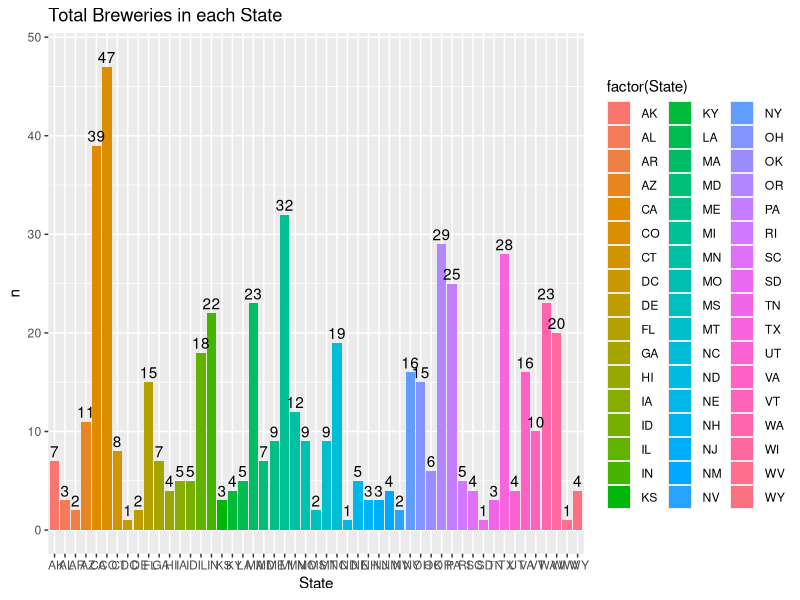
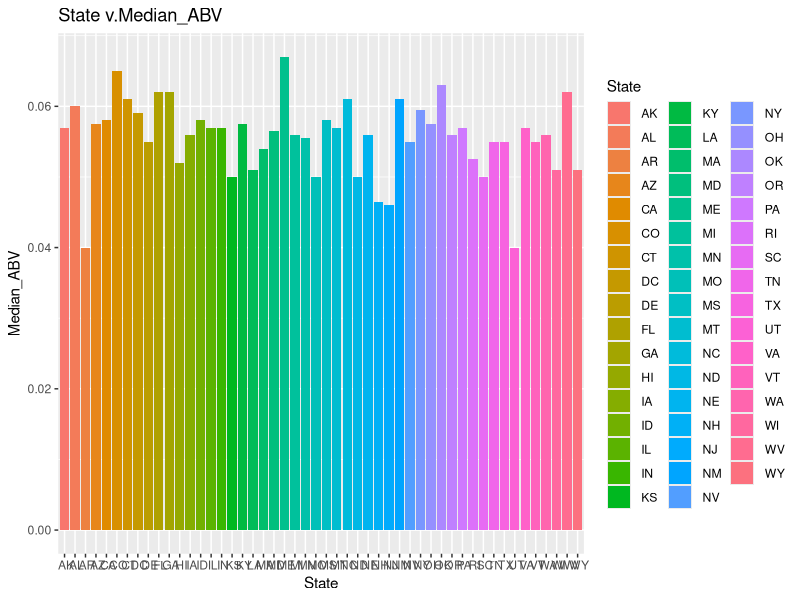
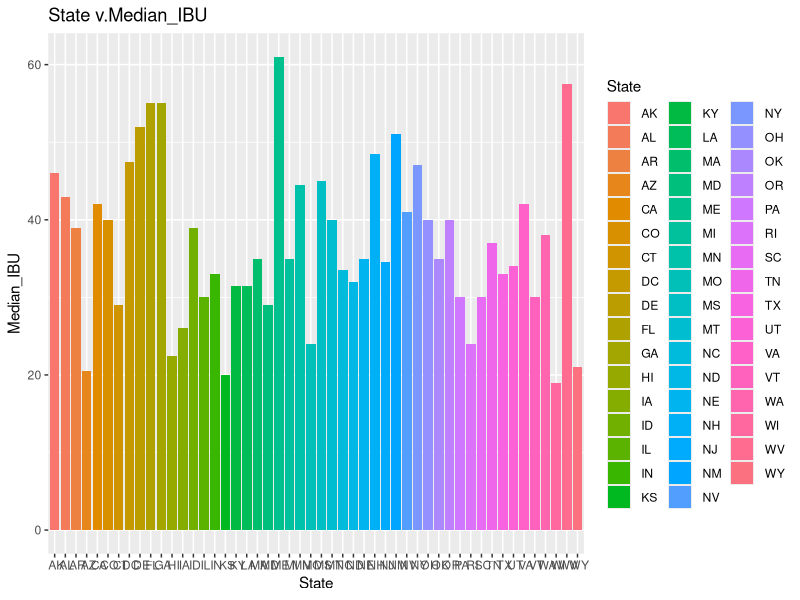
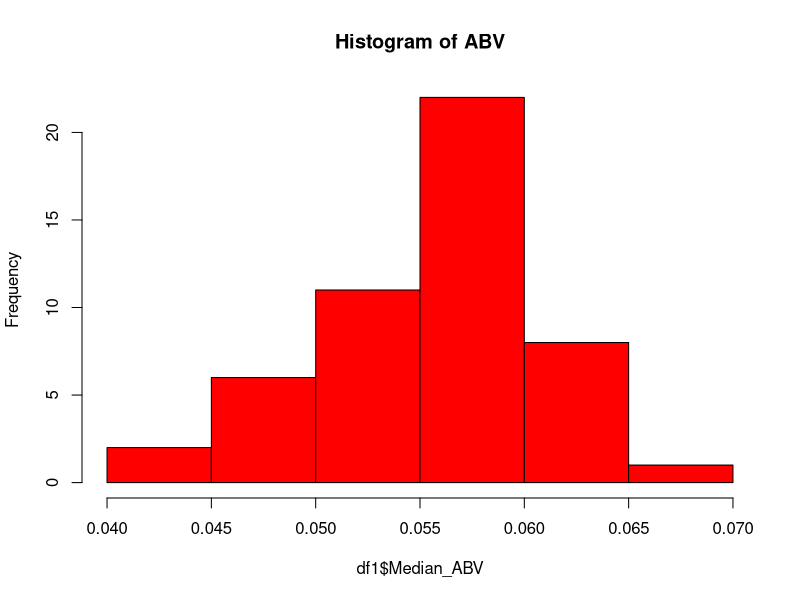
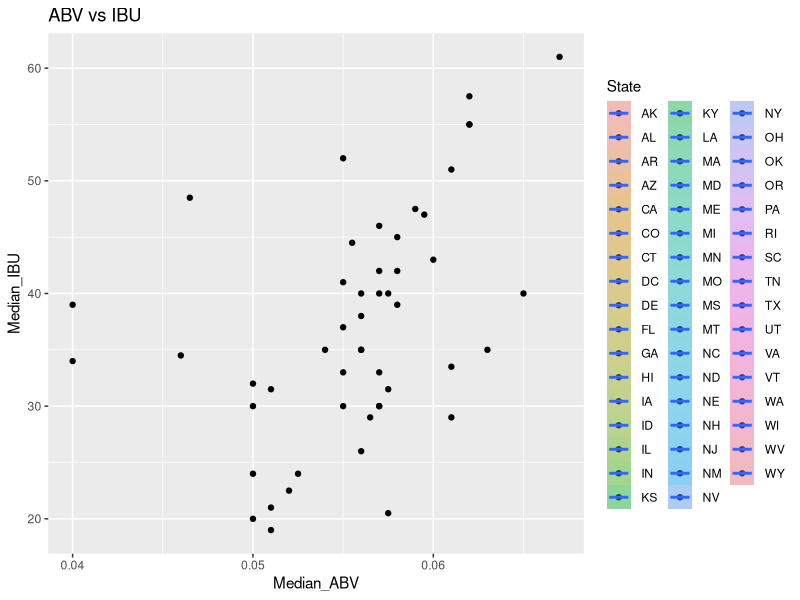

These charts were generated, in order, by the following R code:
## ---- chunk 1
knitr::opts_chunk$set(echo = TRUE)
## ---- chunk 2
library(dplyr)
library("ggplot2")
library(tidyr)

Breweries <- read.csv("Breweries.csv", header = TRUE , ",")
totals = Breweries %>% count (State)
totals %>% ggplot(aes(x = State,y=n, fill = factor(State))) + geom_bar(stat='identity') + geom_text(aes(x= State,n +1, label = n, fill = NULL), data = totals)+ ggtitle("Total Breweries in each State")

## ---- chunk 3
Beers <- read.csv("Beers.csv", header = TRUE , ",")
BeerN <- rename(Beers,"Brew_ID" = "Brewery_id")
tdf <- merge(BeerN,Breweries, by = "Brew_ID", na.rm = True)

View(tdf)
head(tdf,n=6)
tail (tdf,n=6)

###EXTRA
top_n(tdf,6,Brew_ID)

## ---- chunk 4

colSums(is.na(tdf))


library(tidyr)  
### assigning to new data frame 
dtdf <- tdf[!is.na(tdf$ABV), ]
dtdf <- tdf[!is.na(tdf$IBU), ]

colSums(is.na(dtdf))



## ---- chunk 5

df1<- dtdf %>% group_by(State) %>% summarise(Median_ABV = median(ABV)) 
ggplot(data = df1, aes(x= State, y = Median_ABV ,fill = State))+geom_bar(stat='identity') + ggtitle ("State v.Median_ABV")
## question how can I do both at the same time 





df2<- dtdf %>% group_by(State) %>% summarise(Median_IBU = median(IBU)) 
ggplot(data = df2, aes(x= State, y = Median_IBU ,fill = State))+geom_bar(stat='identity')+ ggtitle ("State v.Median_IBU")

## ---- chunk 6
#row number with of max value can be obtained by which.max, to get all information using by subsetting data frame. 

df1[which.max(df1$Median_ABV),] ###Maine


df2[which.max(df2$Median_IBU),]  ###Maine

## ---- chunk 7
summary(df1)

sd(df1$Median_ABV)   ###0.005437061
mean(df1$Median_ABV)  ### 0.05564

hist(df1$Median_ABV,col ="red", main = "Histogram of ABV")


## ---- chunk 8

df3 <- merge(df1,df2, by = "State")
 df3 %>% ggplot(aes(x=Median_ABV,y= Median_IBU,fill = State))+geom_point()+geom_smooth (formula = y~ x,method="lm")+ggtitle(("ABV vs IBU"))
